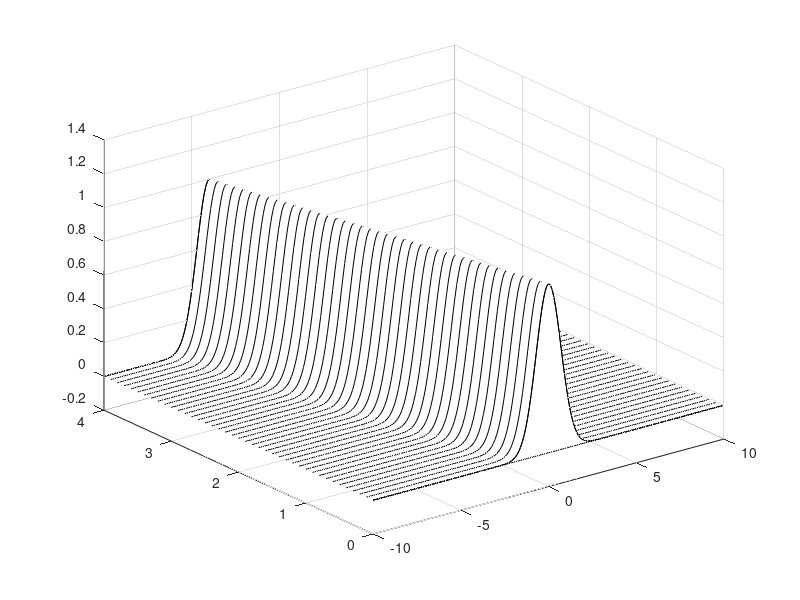

Recreate this plot in MATLAB.
close all;clc;
%init variables
L=20;n=200;
T=4;
x2=linspace(-L/2,L/2,n+1);
x=x2(1:n);
dx=x(2)-x(1);
dt=.1;
t=0:dt:T;
%compute clf
cfl=dt/dx;
%init condition
u0=exp(-x.^2).';
u1=exp(-(x+dx).^2).';
sol(:,1)=u0;
sol(:,2)=u1;
%second order accurate x derivative matrix
e1=ones(n,1);
A=spdiags([-e1 e1],[-1 1],n,n);
A(n,1)=1; A(1,n)=-1;

%iteration scheme (euler)
for j=1:length(t)-2
    temp=(A*u1);
    u2=u0+cfl*temp;
    plot(x,u0);
    pause(0.1);
    sol(:,j+2)=u2;
    u0=u1;u1=u2;
end

%plot
waterfall(x,t,sol.');
colormap([0 0 0]);